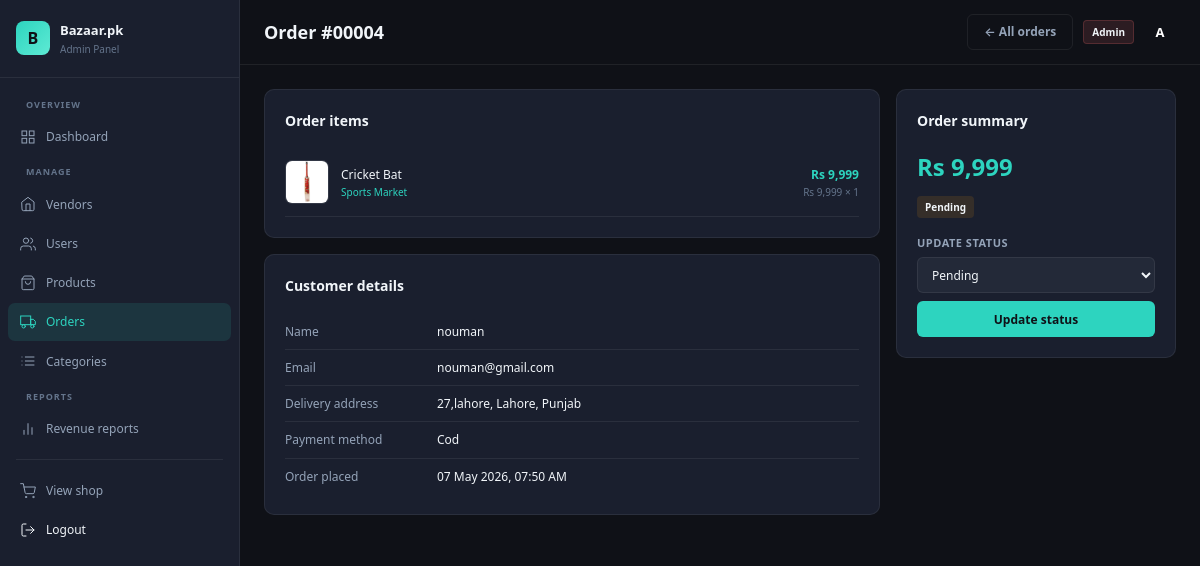
Screenshot of /admin/manage_orders.php?id=4 (signed in) with the database file from the repository.
### tables this page shows
CREATE TABLE `orders` (
  `id` int(11) NOT NULL,
  `customer_id` int(11) NOT NULL,
  `total` decimal(10,2) NOT NULL,
  `status` enum('pending','processing','shipped','delivered','cancelled') DEFAULT 'pending',
  `address` text DEFAULT NULL,
  `payment_method` varchar(50) DEFAULT 'cod',
  `created_at` timestamp NOT NULL DEFAULT current_timestamp()
);

CREATE TABLE `order_items` (
  `id` int(11) NOT NULL,
  `order_id` int(11) NOT NULL,
  `product_id` int(11) NOT NULL,
  `vendor_id` int(11) NOT NULL,
  `quantity` int(11) NOT NULL DEFAULT 1,
  `price_at_purchase` decimal(10,2) NOT NULL
);

CREATE TABLE `products` (
  `id` int(11) NOT NULL,
  `vendor_id` int(11) NOT NULL,
  `title` varchar(255) NOT NULL,
  `description` text DEFAULT NULL,
  `price` decimal(10,2) NOT NULL,
  `old_price` decimal(10,2) DEFAULT NULL,
  `stock` int(11) DEFAULT 0,
  `category` varchar(100) DEFAULT NULL,
  `image` varchar(255) DEFAULT NULL,
  `images` text DEFAULT NULL,
  `rating` decimal(2,1) DEFAULT 0.0,
  `review_count` int(11) DEFAULT 0,
  `sales_count` int(11) DEFAULT 0,
  `is_active` tinyint(1) DEFAULT 1,
  `is_featured` tinyint(1) DEFAULT 0,
  `is_new` tinyint(1) DEFAULT 0,
  `is_hot` tinyint(1) DEFAULT 0,
  `created_at` timestamp NOT NULL DEFAULT current_timestamp(),
  `specs` text DEFAULT NULL
);

CREATE TABLE `vendors` (
  `id` int(11) NOT NULL,
  `user_id` int(11) NOT NULL,
  `store_name` varchar(150) NOT NULL,
  `logo` varchar(255) DEFAULT NULL,
  `bio` text DEFAULT NULL,
  `rating` decimal(2,1) DEFAULT 0.0,
  `status` enum('pending','approved','banned') DEFAULT 'pending',
  `created_at` timestamp NOT NULL DEFAULT current_timestamp()
);

CREATE TABLE `users` (
  `id` int(11) NOT NULL,
  `full_name` varchar(100) NOT NULL,
  `email` varchar(150) NOT NULL,
  `password` varchar(255) NOT NULL,
  `role` enum('customer','vendor','admin') NOT NULL DEFAULT 'customer',
  `created_at` timestamp NOT NULL DEFAULT current_timestamp(),
  `cnic` varchar(15) DEFAULT NULL
);

### admin/manage_orders.php (the view, shortened to what this page needs)
<?php
require_once '../db.php';
$userName    = $_SESSION['full_name'];
$orderDetail = null;
$orderItems  = [];
if (isset($_GET['id'])) {
    $oid = (int)$_GET['id'];
    try {
        $dStmt = $conn->prepare("
            SELECT o.*, u.full_name AS customer, u.email AS customer_email
            FROM orders o JOIN users u ON o.customer_id=u.id
            WHERE o.id=? LIMIT 1
        ");
        $dStmt->execute([$oid]);
        $orderDetail = $dStmt->fetch();
        $iStmt = $conn->prepare("
            SELECT oi.*, p.title, p.image, v.store_name
            FROM order_items oi
            JOIN products p ON oi.product_id=p.id
            JOIN vendors  v ON oi.vendor_id=v.id
            WHERE oi.order_id=?
        ");
        $iStmt->execute([$oid]);
        $orderItems = $iStmt->fetchAll();
    } catch (PDOException $e) {}
}
?>
<!DOCTYPE html>
<html lang="en">
<head>
  <link href="https://cdn.jsdelivr.net/npm/bootstrap@5.3.0/dist/css/bootstrap.min.css" rel="stylesheet">
  <link href="../css/style.css"      rel="stylesheet">
  <link href="../css/styleadmin.css" rel="stylesheet">
</head>
<body>
<div class="admin-wrap">
  <?php include 'admin_sidebar.php'; ?>
  <div class="admin-main">
    <div class="admin-header">
      <div class="ah-left">
        <div class="ah-title"><?= $orderDetail ? 'Order #'.str_pad($orderDetail['id'],5,'0',STR_PAD_LEFT) : 'Manage orders' ?></div>
      </div>
      <div class="ah-right">
        <?php if ($orderDetail): ?>
          <a href="manage_orders.php" class="af-btn af-btn-ghost" style="text-decoration:none;display:flex;align-items:center;height:36px;">← All orders</a>
        <?php endif; ?>
        <span class="ah-admin-badge">Admin</span>
        <div class="ah-avatar"><?= strtoupper(substr($userName,0,1)) ?></div>
      </div>
    </div>
    <div class="admin-content">
      <?php if ($orderDetail): ?>
        <div style="display:grid;grid-template-columns:1fr 280px;gap:16px;">
          <div>
            <div class="detail-panel">
              <div class="dp-title">Order items</div>
              <?php foreach ($orderItems as $item): ?>
                <div style="display:flex;align-items:center;gap:12px;padding:12px 0;border-bottom:1px solid var(--border);">
                  <div style="width:44px;height:44px;border-radius:7px;background:var(--bg3);border:1px solid var(--border);overflow:hidden;flex-shrink:0;display:flex;align-items:center;justify-content:center;">
                    <?php if (!empty($item['image'])): ?>
                      <img src="../uploads/products/<?= htmlspecialchars($item['image']) ?>" style="width:100%;height:100%;object-fit:cover;">
                    <?php else: ?>
                      &#128722;
                    <?php endif; ?>
                  </div>
                  <div style="flex:1;">
                    <div style="font-size:12px;font-weight:500;color:var(--txt);"><?= htmlspecialchars($item['title']) ?></div>
                    <div style="font-size:10px;color:var(--teal);"><?= htmlspecialchars($item['store_name']) ?></div>
                  </div>
                  <div style="text-align:right;">
                    <div style="font-size:12px;font-weight:600;color:var(--teal);">Rs <?= number_format($item['price_at_purchase']*$item['quantity']) ?></div>
                    <div style="font-size:10px;color:var(--txt3);">Rs <?= number_format($item['price_at_purchase']) ?> × <?= $item['quantity'] ?></div>
                  </div>
                </div>
              <?php endforeach; ?>
            </div>
            <div class="detail-panel">
              <div class="dp-title">Customer details</div>
              <div class="dp-row"><div class="dp-key">Name</div><div class="dp-value"><?= htmlspecialchars($orderDetail['customer']) ?></div></div>
              <div class="dp-row"><div class="dp-key">Email</div><div class="dp-value"><?= htmlspecialchars($orderDetail['customer_email']) ?></div></div>
              <div class="dp-row"><div class="dp-key">Delivery address</div><div class="dp-value"><?= nl2br(htmlspecialchars($orderDetail['address'] ?? '—')) ?></div></div>
              <div class="dp-row"><div class="dp-key">Payment method</div><div class="dp-value"><?= ucfirst(str_replace('_',' ',$orderDetail['payment_method'] ?? 'cod')) ?></div></div>
              <div class="dp-row"><div class="dp-key">Order placed</div><div class="dp-value"><?= date('d M Y, h:i A', strtotime($orderDetail['created_at'])) ?></div></div>
            </div>
          </div>
          <div>
            <div class="detail-panel">
              <div class="dp-title">Order summary</div>
              <div style="font-size:24px;font-weight:700;color:var(--teal);margin-bottom:6px;">Rs <?= number_format($orderDetail['total']) ?></div>
              <div style="margin-bottom:16px;">
                <span class="status-badge sb-<?= $orderDetail['status'] ?>"><?= ucfirst($orderDetail['status']) ?></span>
              </div>
              <form method="POST">
                <div style="font-size:11px;font-weight:600;color:var(--txt2);margin-bottom:6px;text-transform:uppercase;letter-spacing:0.5px;">Update status</div>
                <select name="new_status" class="af-select" style="width:100%;margin-bottom:8px;height:36px;">
                  <?php foreach (['pending','processing','shipped','delivered','cancelled'] as $s): ?>
                    <option value="<?= $s ?>" <?= $orderDetail['status']===$s ? 'selected' : '' ?>><?= ucfirst($s) ?></option>
                  <?php endforeach; ?>
                </select>
                <button type="submit" name="update_status" class="af-btn af-btn-primary" style="width:100%;height:36px;">
                  Update status
                </button>
              </form>
            </div>
          </div>
        </div>
      <?php endif; ?>
    </div>
  </div>
</div>
</body>
</html>

### css/style.css (style rules this page uses)
:root { --bg: #0f1117; --bg2: #1a1f2e; --bg3: #232938; --teal: #2DD4BF; --teal2: #5EEAD4; --teal-dim: rgba(45,212,191,0.12); --txt: #F1F5F9; --txt2: #94A3B8; --txt3: #64748B; --border: rgba(255,255,255,0.07); --border2: rgba(45,212,191,0.25); --danger: #f87171; --danger-bg: rgba(248,113,113,0.10); --danger-br: rgba(248,113,113,0.25); }
*, *::before, *::after { box-sizing: border-box; margin: 0; padding: 0; }
html { scroll-behavior: smooth; }
body { background: var(--bg); color: var(--txt); font-family: 'Segoe UI', system-ui, -apple-system, sans-serif; font-size: 15px; line-height: 1.6; -webkit-font-smoothing: antialiased; }
a { text-decoration: none; color: inherit; transition: color 0.15s; }
img { max-width: 100%; display: block; }
button { font-family: inherit; cursor: pointer; }

### css/styleadmin.css (style rules this page uses)
.admin-wrap { display: flex; min-height: 100vh; }
.admin-main { flex: 1; margin-left: 240px; }
.admin-header { display: flex; align-items: center; justify-content: space-between; padding: 14px 24px; background: var(--bg); border-bottom: 1px solid var(--border); position: sticky; top: 0; z-index: 40; }
.ah-left { display: flex; align-items: center; gap: 12px; }
.ah-title { font-size: 18px; font-weight: 600; color: var(--txt); }
.ah-right { display: flex; align-items: center; gap: 10px; }
.ah-admin-badge { font-size: 10px; font-weight: 600; padding: 3px 8px; border-radius: 4px; background: rgba(248,113,113,0.12); color: var(--red); border: 1px solid rgba(248,113,113,0.2); }
.ah-avatar { width: 32px; height: 32px; border-radius: 50%; background: var(--red); display: flex; align-items: center; justify-content: center; font-size: 13px; font-weight: 700; color: #fff; }
.admin-content { padding: 24px; }
.af-select { height: 36px; padding: 0 10px; background: var(--bg3); border: 1px solid var(--border); border-radius: 6px; font-size: 12px; color: var(--txt); outline: none; cursor: pointer; font-family: inherit; }
.af-btn { height: 36px; padding: 0 16px; border-radius: 6px; font-size: 12px; font-weight: 600; cursor: pointer; font-family: inherit; transition: all 0.15s; }
.af-btn-primary { background: var(--teal); color: #0f1117; border: none; }
.af-btn-ghost { background: transparent; color: var(--txt2); border: 1px solid var(--border); }
.status-badge { display: inline-block; font-size: 10px; font-weight: 600; padding: 3px 8px; border-radius: 4px; white-space: nowrap; }
.sb-pending { background: rgba(245,158,11,0.12); color: var(--amber); }
.detail-panel { background: var(--bg2); border: 1px solid var(--border); border-radius: 10px; padding: 20px; margin-bottom: 16px; }
.dp-title { font-size: 14px; font-weight: 600; color: var(--txt); margin-bottom: 16px; }
.dp-row { display: flex; align-items: baseline; gap: 12px; padding: 8px 0; border-bottom: 1px solid var(--border); font-size: 12px; }
.dp-row:last-child { border-bottom: none; }
.dp-key { color: var(--txt2); width: 140px; flex-shrink: 0; }
.dp-value { color: var(--txt); flex: 1; }

### rows the page displays
orders: id "00004", users.full_name "nouman", users.email "nouman@gmail.com", address "27,lahore, Lahore, Punjab", payment_method "Cod", created_at "07 May 2026, 07:50 AM", total "9,999", status "Pending", new_status "Pending"
order_items: product.image (picture), product.title "Cricket Bat", vendor.store_name "Sports Market", $item['price_at_purchase']*$item['quantity'] "9,999", price_at_purchase "9,999", quantity "1"

### other values shown
substr($userName,0,1) "A"
